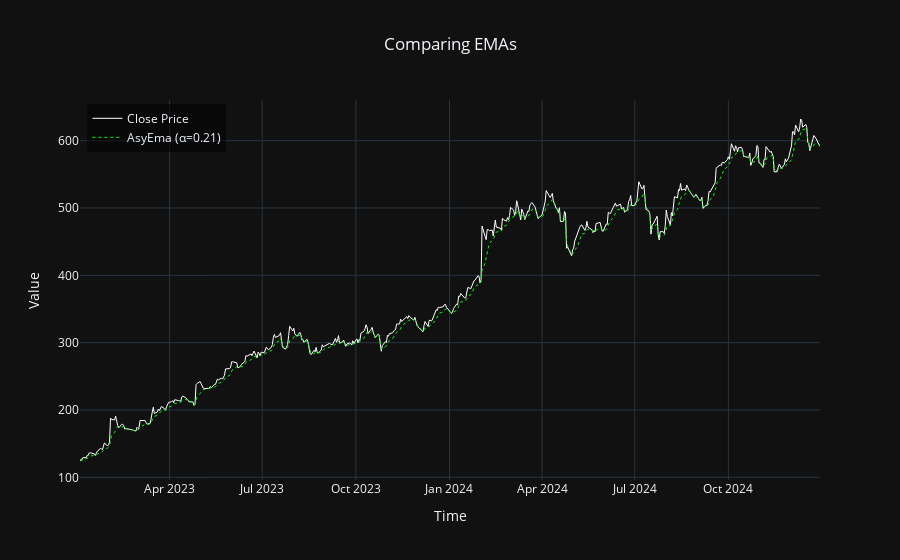

The cell this chart's notebook holds for it:
### Code cell
fig = go.Figure()

# Close Price - Bold Line
fig.add_trace(go.Scatter(
    x=df.index, y=df['Close'],
    mode='lines', name='Close Price',
    line=dict(width=1, dash='solid', color='white')
))

fig.add_trace(go.Scatter(
    x=df.index, y=asy_ema_opt,
    mode='lines', name=f'AsyEma (α={best_alpha:.2f})',
    line=dict(width=1, dash='dot', color='lime')
))

# Layout Enhancements
fig.update_layout(
    title='Comparing EMAs',
    title_x=0.5,
    xaxis_title='Time',
    yaxis_title='Value',
    template='plotly_dark',
    legend=dict(x=0.01, y=0.99, bgcolor='rgba(0,0,0,0.5)')
)

fig.show()

### Figure 1 — Plotly figure (JSON) as saved in the notebook; plotly's stock layout.template omitted (floating-point values rounded to 4 significant figures; data arrays with more than 128 entries replaced by an {"elided": "..."} marker saying what was removed)
{"data": [{"line": {"color": "white", "dash": "solid", "width": 1}, "mode": "lines", "name": "Close Price", "type": "scatter", "x": {"elided": "501 str values"}, "y": {"elided": "501 float values"}}, {"line": {"color": "lime", "dash": "dot", "width": 1}, "mode": "lines", "name": "AsyEma (α=0.21)", "type": "scatter", "x": {"elided": "501 str values"}, "y": {"elided": "501 float values"}}], "layout": {"legend": {"bgcolor": "rgba(0,0,0,0.5)", "x": 0.01, "y": 0.99}, "title": {"text": "Comparing EMAs", "x": 0.5}, "xaxis": {"title": {"text": "Time"}}, "yaxis": {"title": {"text": "Value"}}}}
